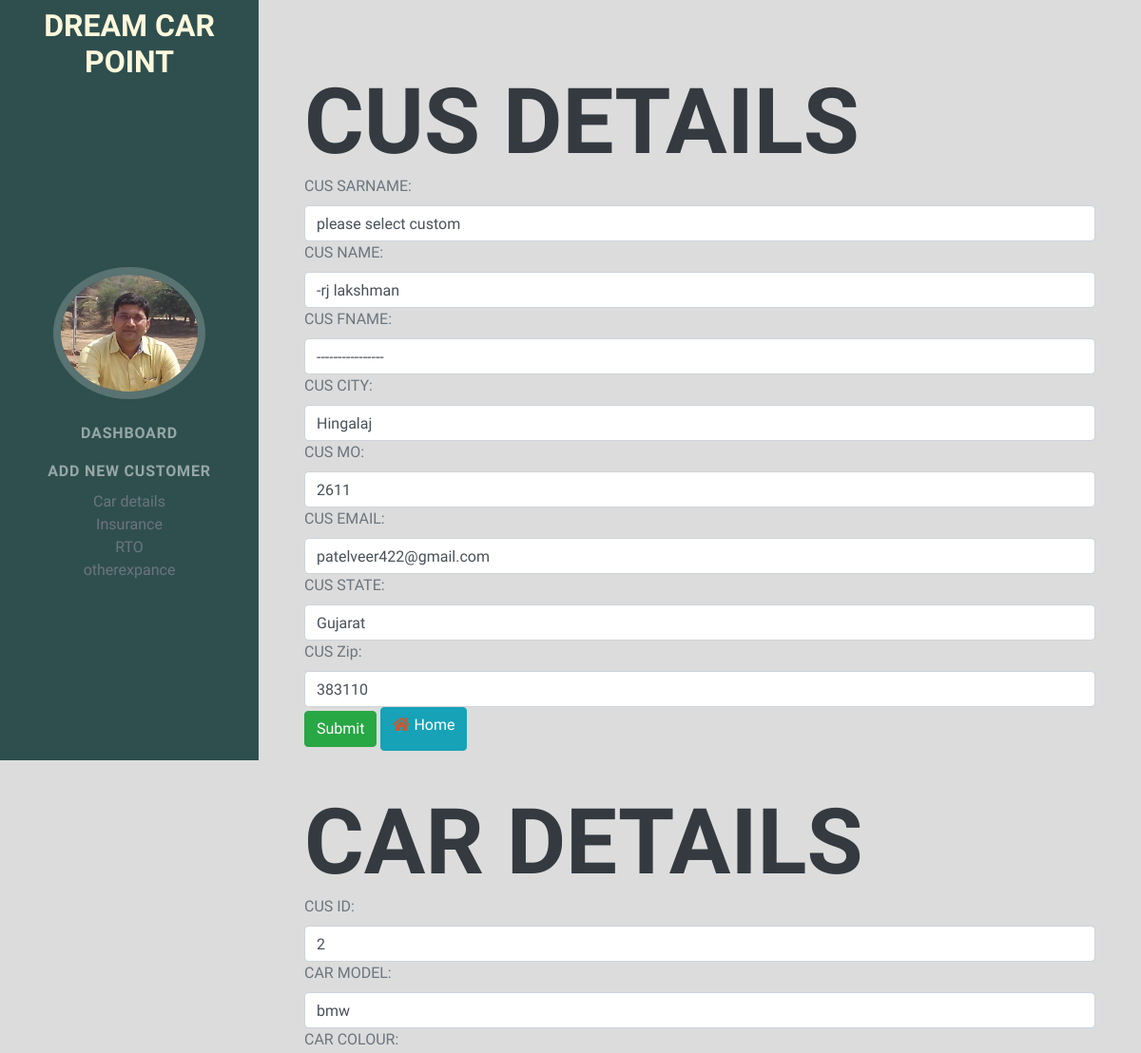
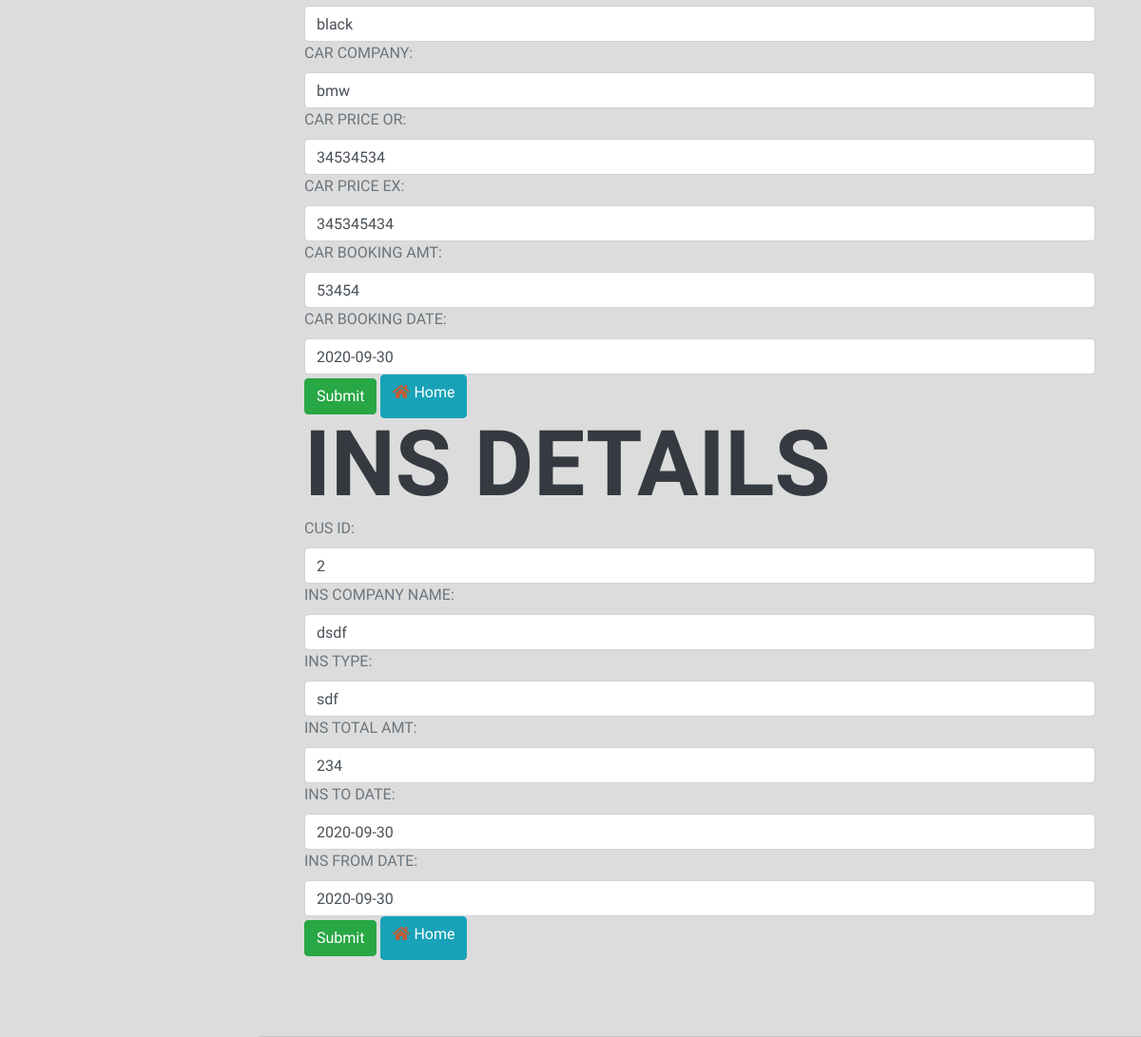
Page /2/ on the committed database (2 pictures, top to bottom).
### CAR/models.py (models this page shows, shortened)
class customer(models.Model):
    CUS_ID     = models.AutoField(primary_key=True)
    CUS_SARNAME = models.CharField(max_length=20,blank=True)
    CUS_NAME   = models.CharField(max_length=70,blank=True)
    CUS_FNAME   = models.CharField(max_length=70,blank=True)
    CUS_CITY   = models.CharField(max_length=70,blank=True)
    CUS_MO     = models.CharField(max_length=12,unique=True,blank=True)
    CUS_EMAIL  = models.EmailField(unique=True)
    CUS_STATE  = models.CharField(max_length=70)
    CUS_Zip    = models.CharField(max_length= 6)
    date_modified = models.DateTimeField(auto_now=True)

class car(models.Model):
    CUS_ID     = models.ForeignKey(customer,on_delete=models.CASCADE)
    CAR_ID     =models.AutoField(primary_key=True)
    CAR_MODEL  = models.CharField(max_length= 20,null=True)
    CAR_COLOUR = models.CharField(max_length= 20,null=True)
    CAR_COMPANY = models.CharField(max_length= 20,null=True)
    CAR_PRICE_OR = models.IntegerField(null=True)
    CAR_PRICE_EX = models.IntegerField(null=True)
    CAR_BOOKING_AMT = models.IntegerField(null=True)
    CAR_BOOKING_DATE = models.DateField(null=True)
    def __str__(self):
        return self.CAR_MODEL

class insurance(models.Model):
    CUS_ID     = models.ForeignKey(customer,on_delete=models.CASCADE)
    INS_ID     =models.AutoField(primary_key=True)
    INS_COMPANY_NAME = models.CharField(max_length= 20,null=True)
    INS_TYPE         = models.CharField(max_length= 20,null=True)
    INS_TOTAL_AMT    = models.IntegerField(null=True)
    INS_TO_DATE      = models.DateField(null=True)
    INS_FROM_DATE   = models.DateField(null=True)
    def __str__(self):
        return self.INS_COMPANY_NAME

### CAR/views.py (the view)
# urls.py: path('<int:id>/',views.UpdateData,name="Update"),
def UpdateData(request,id):
    print(id)
    if request.method =='POST':
        print(request)
        cus = customer.objects.get(pk=id)
        fm = customerDe(request.POST,instance=cus)
        if fm.is_valid():
            fm.save()
        if car.objects.filter(CUS_ID=id).exists():
            car1 = car.objects.get(CUS_ID=id)
            fm2 = carDe(request.POST,instance=car1)
            if fm2.is_valid():
                fm2.save()
        else:
            cfm = carDe(request.POST)
            if cfm.is_valid():
                cfm.save()
        if insurance.objects.filter(CUS_ID=id).exists():
            ins = insurance.objects.get(CUS_ID=id)
            fm3 = insuranceDe(request.POST,instance=ins)
            if fm3.is_valid():
                fm3.save()
                print(fm3)
        else:
            cfm3 = insuranceDe(request.POST)
            if cfm3.is_valid():
                cfm3.save()
        return HttpResponseRedirect('/listing/')
    else:
        print("else")
        cus = customer.objects.get(pk=id)
        fm = customerDe(instance=cus)
        car1 = car.objects.filter(CUS_ID=id).first()
        print('car1',car1)
        fm2 = carDe(instance=car1,initial={'CUS_ID':id})
        ins = insurance.objects.filter(CUS_ID=id).first()
        print('ins',ins)
        fm3 = insuranceDe(instance=ins,initial={'CUS_ID':id})
        return render(request,'index_customerUpdate.html',{'form':fm,'form2':fm2,'form3':fm3})

### CAR/forms.py
class customerDe(forms.ModelForm):
    class Meta:
        model = customer
        fields =['CUS_ID','CUS_SARNAME','CUS_NAME','CUS_FNAME','CUS_CITY','CUS_MO','CUS_EMAIL','CUS_STATE','CUS_Zip']
        widgets={
            'CUS_ID' : forms.TextInput(attrs={'class':'sr-only'}),
            'CUS_SARNAME': forms.TextInput(attrs={'class':'form-control'}),
            'CUS_NAME': forms.TextInput(attrs={'class':'form-control'}),
            'CUS_FNAME' : forms.TextInput(attrs={'class':'form-control'}),
            'CUS_CITY': forms.TextInput(attrs={'class':'form-control'}),
            'CUS_MO':forms.TextInput(attrs={'class':'form-control'}),
            'CUS_EMAIL': forms.EmailInput(attrs={'class':'form-control'}),
            'CUS_STATE': forms.TextInput(attrs={'class':'form-control'}),
            'CUS_Zip': forms.TextInput(attrs={'class':'form-control'}),
        }

class carDe(forms.ModelForm):
    class Meta:
        model = car
        fields =['CUS_ID','CAR_ID','CAR_MODEL','CAR_COLOUR','CAR_COMPANY','CAR_PRICE_OR','CAR_PRICE_EX','CAR_BOOKING_AMT','CAR_BOOKING_DATE']
        widgets={
            'CUS_ID':forms.NumberInput(attrs={'class':'form-control'}),
            'CAR_ID' : forms.TextInput(attrs={'class':'sr-only'}),
            'CAR_MODEL': forms.TextInput(attrs={'class':'form-control'}),
            'CAR_COLOUR': forms.TextInput(attrs={'class':'form-control'}),
            'CAR_COMPANY' : forms.TextInput(attrs={'class':'form-control'}),
            'CAR_PRICE_OR': forms.NumberInput(attrs={'class':'form-control'}),
            'CAR_PRICE_EX':forms.NumberInput(attrs={'class':'form-control'}),
            'CAR_BOOKING_AMT': forms.NumberInput(attrs={'class':'form-control'}),
            'CAR_BOOKING_DATE': forms.DateInput(attrs={'class':'form-control'}),
        }

### CAR/templates/index_customerUpdate.html (shortened to what this page needs)
<!DOCTYPE html>
{% load static %}
<html lang="en">
    {% include 'index_head.html' %}
    <body id="page-top">
            {% include 'index_nav.html' %}
        <div class="container-fluid p-0">
            <section class="resume-section" id="experience">
                <div class="resume-section-content">
                <h1>cus Details</h1>
                <form method="POST" action="">
                    {% for Fi in form %}
                        {{Fi.label_tag}}
                        {{Fi}}
                    {% endfor %}
                    <input type="submit" class="btn btn-success">
                    <button class="btn btn-info"><a href="{% url 'listing' %}"><i class="fa fa-home"></i> <label id="ho">Home</label></a></button>
                </form>
                <br>
                <br>
                <h1>car Details</h1>
                <form method="POST" action="">
                    {% for Fi in form2 %}
                        {{Fi.label_tag}}
                        {{Fi}}
                    {% endfor %}
                    <input type="submit" class="btn btn-success">
                    <button class="btn btn-info"><a href="{% url 'listing' %}"><i class="fa fa-home"></i> <label id="ho">Home</label></a></button>
                </form>
                <h1>INS Details</h1>
                <form method="POST" action="">
                    {% for Fig in form3 %}
                        {{Fig.label_tag}}
                        {{Fig}}
                    {% endfor %}
                    <input type="submit" class="btn btn-success">
                    <button class="btn btn-info"><a href="{% url 'listing' %}"><i class="fa fa-home"></i> <label id="ho">Home</label></a></button>
                </form>
                 </div>
            </section>
        </div>
    </body>
</html>

### CAR/templates/index_customerUpdate.html (style rules this page uses)
#ho { color:white; }

### rows in the picture
customer: form "please select custom" "-rj lakshman" "----------------" "Hingalaj" "2611" "patelveer422@gmail.com" "Gujarat" "383110"
car: form2 "2" "bmw" "black" "bmw" "34534534" "345345434" "53454" "2020-09-30"
insurance: form3 "2" "dsdf" "sdf" "234" "2020-09-30" "2020-09-30"

### other values in the picture
{{ Fi.label_tag }} "CUS SARNAME:" "CUS NAME:" "CUS FNAME:" "CUS CITY:" "CUS MO:" "CUS EMAIL:" "CUS STATE:" "CUS Zip:"
{{ Fi.label_tag }} "CUS ID:" "CAR MODEL:" "CAR COLOUR:" "CAR COMPANY:" "CAR PRICE OR:" "CAR PRICE EX:" "CAR BOOKING AMT:" "CAR BOOKING DATE:"
{{ Fig.label_tag }} "CUS ID:" "INS COMPANY NAME:" "INS TYPE:" "INS TOTAL AMT:" "INS TO DATE:" "INS FROM DATE:"
